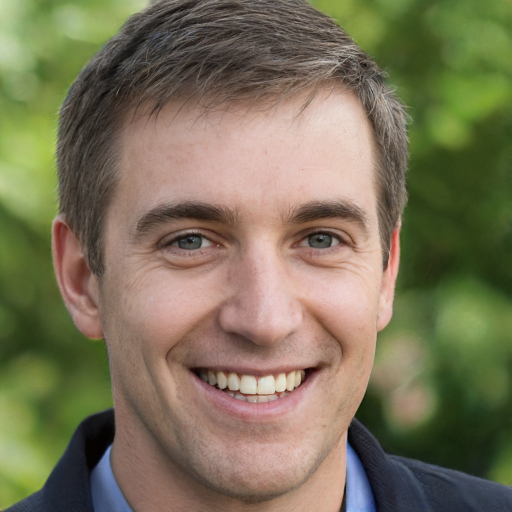
#> input picture before.jpg, 1024 x 1024 px, given in place of the camera (shown at 1/2 size)
$ python main.py
#> lines starting #> are read from the running program, lines starting #| are printed output that depends on the picture
import cv2

faceCascade = cv2.CascadeClassifier(cv2.data.haarcascades + 'haarcascade_frontalface_default.xml')
video_capture = cv2.VideoCapture(0)
def zoom(img, zoom_factor=1.7):
    if img.size!= 0:
        y_size = img.shape[0]
        x_size = img.shape[1]
        # define new boundarie
        x1 = int(0.5*x_size*(1-1/zoom_factor))
        x2 = int(x_size-0.5*x_size*(1-1/zoom_factor))
        y1 = int(0.5*y_size*(1-1/zoom_factor))
        y2 = int(y_size-0.5*y_size*(1-1/zoom_factor))
        # first crop image then scale
        img_cropped = img[y1:y2,x1:x2]
        if (img_cropped.size != 0 and zoom_factor!= 0):
            zoom = cv2.resize(img_cropped, (img.shape[1],img.shape[0]))

        return zoom
while True:
    # Capture frame-by-frame
    ret, frame = video_capture.read()
#> frame is the input picture: shape (1024, 1024, 3); mean B, G, R 88.5, 115.2, 122.8
    gray = cv2.cvtColor(frame, cv2.COLOR_BGR2GRAY)
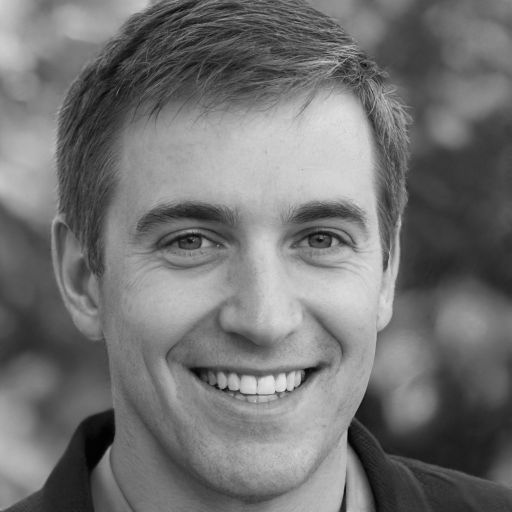
#> gray: shape (1024, 1024) (shown at 1/2 size); min 1, max 228, mean 114.4

    faces = faceCascade.detectMultiScale(gray)
#> faces = [[155, 194, 716, 716]]
    for (x,y, w, h) in faces:
        #mouth
        h1 = int(h // 3)
        w1 = int(w // 3)
        mouth = frame[y+h1*2:y+h1*3-h1//3,x+w1:x+w1*2+w1//4]
        zoomed_mouth = zoom(mouth)
        if type(zoomed_mouth) == type(frame):
            if (mouth.shape == zoomed_mouth.shape):
                frame[y+h1*2:y+h1*3-h1//3,x+w1:x+w1*2+w1//4] = zoomed_mouth
        #eye
        h2 = int(h // 4)
        w2 = int(w // 4)
        eye = frame[y+h2:y+h2*2,x+h2//2:x+w2*4-h2//2]
        zoomed_eye = zoom(eye,zoom_factor = 1.2)
        if type(zoomed_eye) == type(frame):
            print(eye.shape, zoomed_eye.shape)
            if (eye.shape == zoomed_eye.shape):
                frame[y+h2:y+h2*2,x+h2//2:x+w2*4-h2//2] = zoomed_eye
        frame[y:y+h,x:x+w] = cv2.fastNlMeansDenoisingColored(frame[y:y+h,x:x+w],None,10,10,7,21)
#> this loop made 1 pass
#> (x, y, w, h, h1, w1) on pass 1: (155, 194, 716, 716, 238, 238)
#| (179, 538, 3) (179, 538, 3)
#> pass 1, `mouth = frame[y+h1*2:y+h1*3-h1//3,x+w1:x+w1*2+w1//4]`:
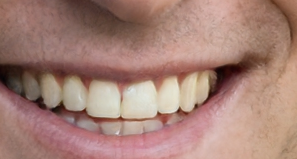
#> mouth: shape (159, 297, 3); mean B, G, R 118.7, 129.2, 166
#> pass 1, in zoom, `img_cropped = img[y1:y2,x1:x2]`:
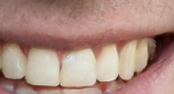
#> img_cropped: shape (94, 174, 3); mean B, G, R 127.5, 138.8, 172.5
#> pass 1, `eye = frame[y+h2:y+h2*2,x+h2//2:x+w2*4-h2//2]`:
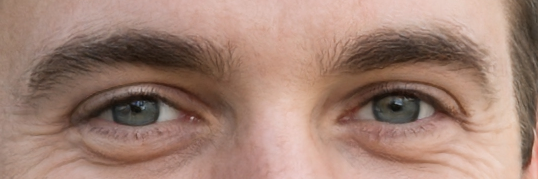
#> eye: shape (179, 538, 3); mean B, G, R 115.6, 129, 161.1
#> after the loop:
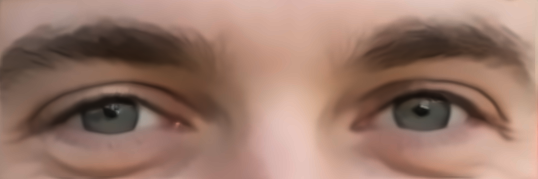
#> eye: shape (179, 538, 3); mean B, G, R 105.7, 119.6, 152.5
#> after the loop:
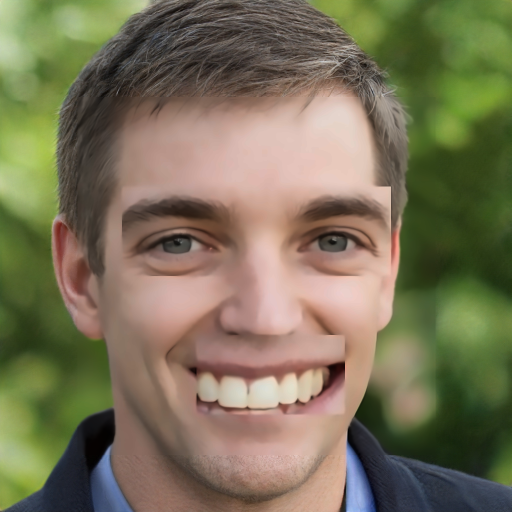
#> frame: shape (1024, 1024, 3) (shown at 1/2 size); mean B, G, R 87.8, 114.7, 122.3
#> after the loop:
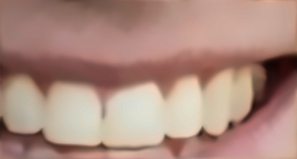
#> mouth: shape (159, 297, 3); mean B, G, R 126.7, 138.5, 173
    cv2.imshow('image', frame)
    if cv2.waitKey(1) & 0xFF == ord('q'):
#> (key q is pressed here)
        break

# When everything is done, release the capture
video_capture.release()
cv2.destroyAllWindows()
